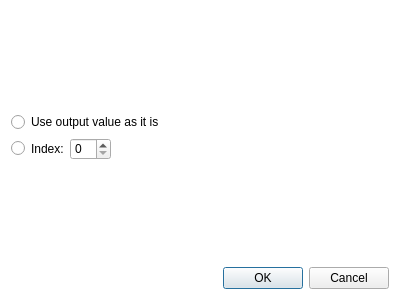
<?xml version="1.0" encoding="UTF-8"?>
<ui version="4.0">
 <class>Dialog</class>
 <widget class="QDialog" name="Dialog">
  <property name="geometry">
   <rect>
    <x>0</x>
    <y>0</y>
    <width>400</width>
    <height>300</height>
   </rect>
  </property>
  <property name="windowTitle">
   <string>Dialog</string>
  </property>
  <property name="styleSheet">
   <string notr="true">#Dialog {
background-color: white;
}</string>
  </property>
  <layout class="QVBoxLayout" name="verticalLayout_2">
   <item>
    <spacer name="verticalSpacer_2">
     <property name="orientation">
      <enum>Qt::Vertical</enum>
     </property>
     <property name="sizeHint" stdset="0">
      <size>
       <width>20</width>
       <height>80</height>
      </size>
     </property>
    </spacer>
   </item>
   <item>
    <layout class="QVBoxLayout" name="verticalLayout">
     <item>
      <widget class="QRadioButton" name="no_index_radio">
       <property name="text">
        <string>Use output value as it is</string>
       </property>
      </widget>
     </item>
     <item>
      <layout class="QHBoxLayout" name="horizontalLayout_2">
       <item>
        <layout class="QHBoxLayout" name="horizontalLayout">
         <item>
          <widget class="QRadioButton" name="select_index_radio">
           <property name="text">
            <string/>
           </property>
          </widget>
         </item>
         <item>
          <layout class="QFormLayout" name="formLayout">
           <item row="0" column="1">
            <widget class="QSpinBox" name="index_spin"/>
           </item>
           <item row="0" column="0">
            <widget class="QLabel" name="label">
             <property name="text">
              <string>Index:</string>
             </property>
            </widget>
           </item>
          </layout>
         </item>
        </layout>
       </item>
       <item>
        <spacer name="horizontalSpacer">
         <property name="orientation">
          <enum>Qt::Horizontal</enum>
         </property>
         <property name="sizeHint" stdset="0">
          <size>
           <width>68</width>
           <height>20</height>
          </size>
         </property>
        </spacer>
       </item>
      </layout>
     </item>
    </layout>
   </item>
   <item>
    <spacer name="verticalSpacer">
     <property name="orientation">
      <enum>Qt::Vertical</enum>
     </property>
     <property name="sizeHint" stdset="0">
      <size>
       <width>20</width>
       <height>79</height>
      </size>
     </property>
    </spacer>
   </item>
   <item>
    <widget class="QDialogButtonBox" name="buttonBox">
     <property name="orientation">
      <enum>Qt::Horizontal</enum>
     </property>
     <property name="standardButtons">
      <set>QDialogButtonBox::Cancel|QDialogButtonBox::Ok</set>
     </property>
    </widget>
   </item>
  </layout>
 </widget>
 <resources/>
 <connections>
  <connection>
   <sender>buttonBox</sender>
   <signal>accepted()</signal>
   <receiver>Dialog</receiver>
   <slot>accept()</slot>
   <hints>
    <hint type="sourcelabel">
     <x>248</x>
     <y>254</y>
    </hint>
    <hint type="destinationlabel">
     <x>157</x>
     <y>274</y>
    </hint>
   </hints>
  </connection>
  <connection>
   <sender>buttonBox</sender>
   <signal>rejected()</signal>
   <receiver>Dialog</receiver>
   <slot>reject()</slot>
   <hints>
    <hint type="sourcelabel">
     <x>316</x>
     <y>260</y>
    </hint>
    <hint type="destinationlabel">
     <x>286</x>
     <y>274</y>
    </hint>
   </hints>
  </connection>
 </connections>
</ui>
